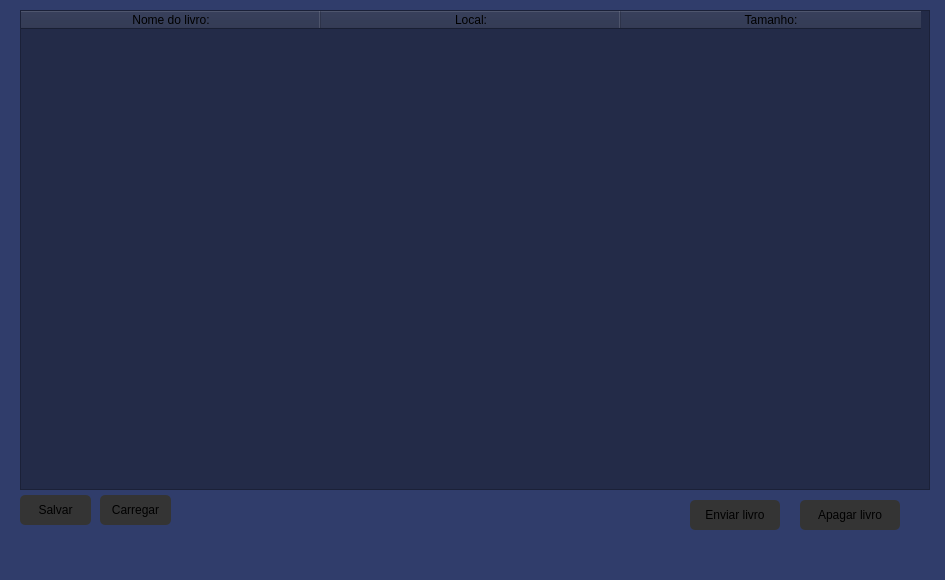
<?xml version="1.0" encoding="UTF-8"?>
<ui version="4.0">
 <class>MainWindow</class>
 <widget class="QMainWindow" name="MainWindow">
  <property name="windowModality">
   <enum>Qt::WindowModality::ApplicationModal</enum>
  </property>
  <property name="geometry">
   <rect>
    <x>0</x>
    <y>0</y>
    <width>945</width>
    <height>580</height>
   </rect>
  </property>
  <property name="maximumSize">
   <size>
    <width>945</width>
    <height>580</height>
   </size>
  </property>
  <property name="sizeIncrement">
   <size>
    <width>5</width>
    <height>5</height>
   </size>
  </property>
  <property name="windowTitle">
   <string>Book Manager</string>
  </property>
  <property name="styleSheet">
   <string notr="true">background-color: rgb(48, 61, 107);</string>
  </property>
  <property name="toolButtonStyle">
   <enum>Qt::ToolButtonStyle::ToolButtonIconOnly</enum>
  </property>
  <widget class="QWidget" name="centralwidget">
   <widget class="QPushButton" name="btn_send_book">
    <property name="geometry">
     <rect>
      <x>690</x>
      <y>500</y>
      <width>90</width>
      <height>30</height>
     </rect>
    </property>
    <property name="cursor">
     <cursorShape>PointingHandCursor</cursorShape>
    </property>
    <property name="styleSheet">
     <string notr="true">background-color: rgb(52, 52, 52);
border: none;
border-radius: 5px;</string>
    </property>
    <property name="text">
     <string>Enviar livro</string>
    </property>
   </widget>
   <widget class="QTableWidget" name="books_table">
    <property name="enabled">
     <bool>true</bool>
    </property>
    <property name="geometry">
     <rect>
      <x>20</x>
      <y>10</y>
      <width>910</width>
      <height>480</height>
     </rect>
    </property>
    <property name="cursor" stdset="0">
     <cursorShape>ArrowCursor</cursorShape>
    </property>
    <property name="mouseTracking">
     <bool>false</bool>
    </property>
    <property name="acceptDrops">
     <bool>false</bool>
    </property>
    <property name="layoutDirection">
     <enum>Qt::LayoutDirection::LeftToRight</enum>
    </property>
    <property name="autoFillBackground">
     <bool>false</bool>
    </property>
    <property name="styleSheet">
     <string notr="true">background-color: rgb(35, 43, 72);
</string>
    </property>
    <property name="frameShape">
     <enum>QFrame::Shape::StyledPanel</enum>
    </property>
    <property name="frameShadow">
     <enum>QFrame::Shadow::Sunken</enum>
    </property>
    <property name="lineWidth">
     <number>1</number>
    </property>
    <property name="verticalScrollBarPolicy">
     <enum>Qt::ScrollBarPolicy::ScrollBarAsNeeded</enum>
    </property>
    <property name="horizontalScrollBarPolicy">
     <enum>Qt::ScrollBarPolicy::ScrollBarAlwaysOff</enum>
    </property>
    <property name="sizeAdjustPolicy">
     <enum>QAbstractScrollArea::SizeAdjustPolicy::AdjustToContents</enum>
    </property>
    <property name="gridStyle">
     <enum>Qt::PenStyle::SolidLine</enum>
    </property>
    <attribute name="horizontalHeaderDefaultSectionSize">
     <number>300</number>
    </attribute>
    <column>
     <property name="text">
      <string>Nome do livro:</string>
     </property>
    </column>
    <column>
     <property name="text">
      <string>Local:</string>
     </property>
     <property name="font">
      <font>
       <fontweight>Medium</fontweight>
      </font>
     </property>
     <property name="icon">
      <iconset theme="QIcon::ThemeIcon::DocumentOpen"/>
     </property>
    </column>
    <column>
     <property name="text">
      <string>Tamanho:</string>
     </property>
    </column>
   </widget>
   <widget class="QPushButton" name="btn_save">
    <property name="geometry">
     <rect>
      <x>20</x>
      <y>495</y>
      <width>71</width>
      <height>30</height>
     </rect>
    </property>
    <property name="cursor">
     <cursorShape>PointingHandCursor</cursorShape>
    </property>
    <property name="styleSheet">
     <string notr="true">background-color: rgb(52, 52, 52);
border: none;
border-radius: 5px;</string>
    </property>
    <property name="text">
     <string>Salvar</string>
    </property>
   </widget>
   <widget class="QPushButton" name="btn_load">
    <property name="geometry">
     <rect>
      <x>100</x>
      <y>495</y>
      <width>71</width>
      <height>30</height>
     </rect>
    </property>
    <property name="cursor">
     <cursorShape>PointingHandCursor</cursorShape>
    </property>
    <property name="styleSheet">
     <string notr="true">background-color: rgb(52, 52, 52);
border: none;
border-radius: 5px;</string>
    </property>
    <property name="text">
     <string>Carregar</string>
    </property>
   </widget>
   <widget class="QPushButton" name="btn_delete_book">
    <property name="geometry">
     <rect>
      <x>800</x>
      <y>500</y>
      <width>100</width>
      <height>30</height>
     </rect>
    </property>
    <property name="cursor">
     <cursorShape>PointingHandCursor</cursorShape>
    </property>
    <property name="styleSheet">
     <string notr="true">background-color: rgb(52, 52, 52);
border: none;
border-radius: 5px;</string>
    </property>
    <property name="text">
     <string>Apagar livro</string>
    </property>
   </widget>
   <zorder>books_table</zorder>
   <zorder>btn_save</zorder>
   <zorder>btn_load</zorder>
   <zorder>btn_send_book</zorder>
   <zorder>btn_delete_book</zorder>
  </widget>
  <widget class="QMenuBar" name="menubar">
   <property name="geometry">
    <rect>
     <x>0</x>
     <y>0</y>
     <width>945</width>
     <height>25</height>
    </rect>
   </property>
  </widget>
  <widget class="QStatusBar" name="statusbar"/>
 </widget>
 <resources/>
 <connections/>
</ui>
